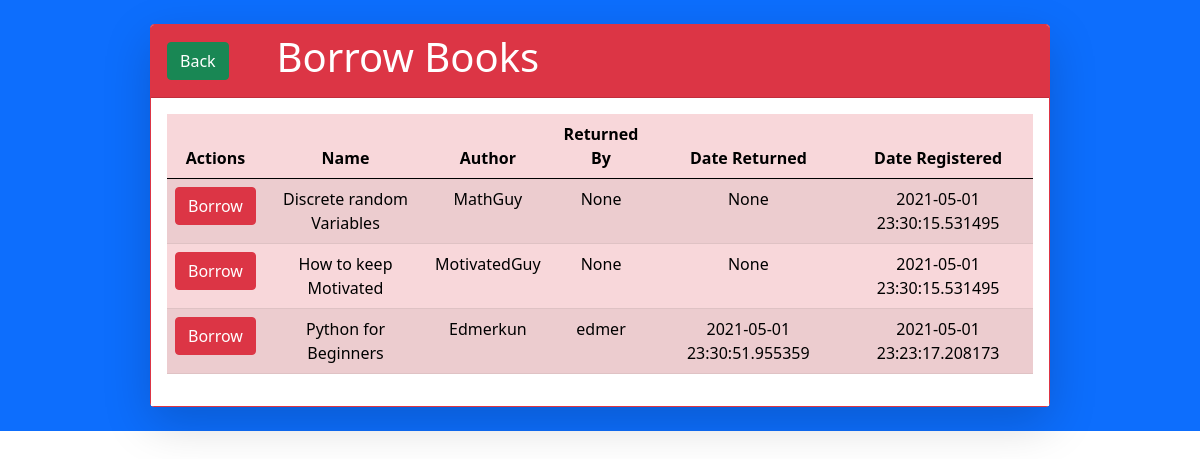
The page /borrow (signed in) on the database as committed earlier.
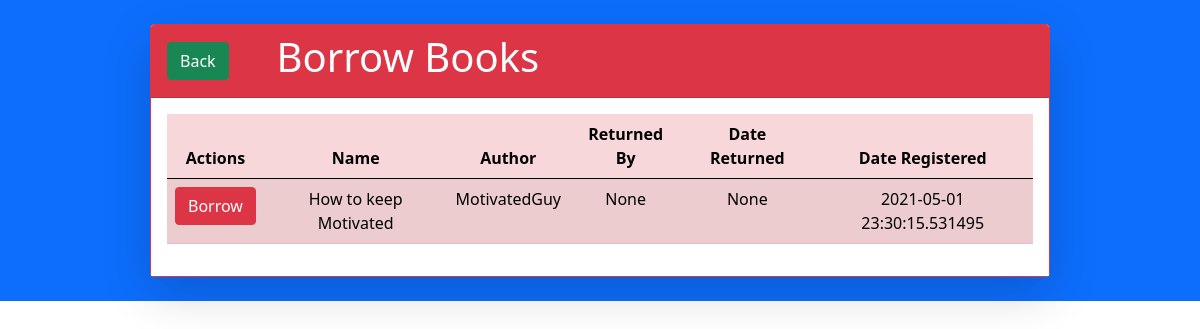
The same page on the database as committed later.
### app.py (models this page shows)
class Books(db.Model):
    id = db.Column(db.Integer,primary_key = True)
    bookName = db.Column(db.String(100), nullable = False)
    author = db.Column(db.String(50), nullable = False)
    isBorrowed = db.Column(db.Boolean, nullable = False, default=False)
    borrowedBy = db.Column(db.String(30), nullable = True)
    dateBorrowed = db.Column(db.DateTime, nullable = True)
    dateReturned = db.Column(db.DateTime,nullable=True)
    dateRegistered = db.Column(db.DateTime, nullable = False, default = datetime.now())

### app.py (the view, shortened to what this page needs)
@app.route('/borrow',methods=['POST','GET'])
@login_required
def borrowBooks():
    if request.method == "GET":
        contents = Books.query.filter_by(isBorrowed=False).order_by(Books.bookName).all()
        return render_template('borrow.html',contents=contents)

### app.py (called while the page is built)
@login_manager.user_loader
def load_user(user_id):
    return Users.query.get(int(user_id))

### templates/borrow.html (shortened to what this page needs)
{% extends 'base.html' %}
{% block content %}
    <main class="d-flex flex-column bg-primary">
        <div class="card shadow-lg border-danger d-flex w-75 mx-auto my-4">
            <div class="d-flex align-items-center bg-danger card-header text-center">
                <div class="btn btn-success ms-0">
                    <a class="text-white text-decoration-none" href="{{url_for('indexPage')}}">Back</a>
                </div>
                <h1 class=" ms-5 text-white">Borrow Books</h1>
            </div>
            <div class="bg-white card-body text-center ">
                <table class="table table-danger table-striped">
                    <thead>
                        <tr>
                            <th scope="col">
                                Actions
                            </th>
                            <th scope="col">
                                Name
                            </th>
                            <th scope="col">
                                Author
                            </th>
                            <th scope="col">
                               Returned By
                            </th>
                            <th scope="col">
                                Date Returned
                            </th>
                            <th scope="col">
                                Date Registered
                            </th>
                        </tr>
                    </thead>
                    <tbody>
                        {% for content in contents %}
                            <tr>
                                <td>
                                    <form method="post" action="{{url_for('borrowBooks')}}">
                                        <button type="submit" value="{{content.bookName}}" name="borrow_btn" class="btn btn-danger">Borrow</button>
                                    </form>
                                </td>
                                <td>
                                    {{content.bookName}}
                                </td>
                                <td>
                                    {{content.author}}
                                </td>
                                <td>
                                    {{content.borrowedBy}}
                                </td>
                                <td>
                                    {{content.dateReturned}}
                                </td>
                                <td>
                                    {{content.dateRegistered}}
                                </td>
                            </tr>
                        {% endfor %}
                    </tbody>
                </table>
            </div>
        </div>
    </main>
{% endblock content %}

Rows that differ between the two databases and show on the page:
removed Books: bookName "Discrete random Variables", author "MathGuy", borrowedBy "None", dateReturned "None", dateRegistered "2021-05-01 23:30:15.531495"
removed Books: bookName "Python for Beginners", author "Edmerkun", borrowedBy "edmer", dateReturned "2021-05-01 23:30:51.955359", dateRegistered "2021-05-01 23:23:17.208173"
